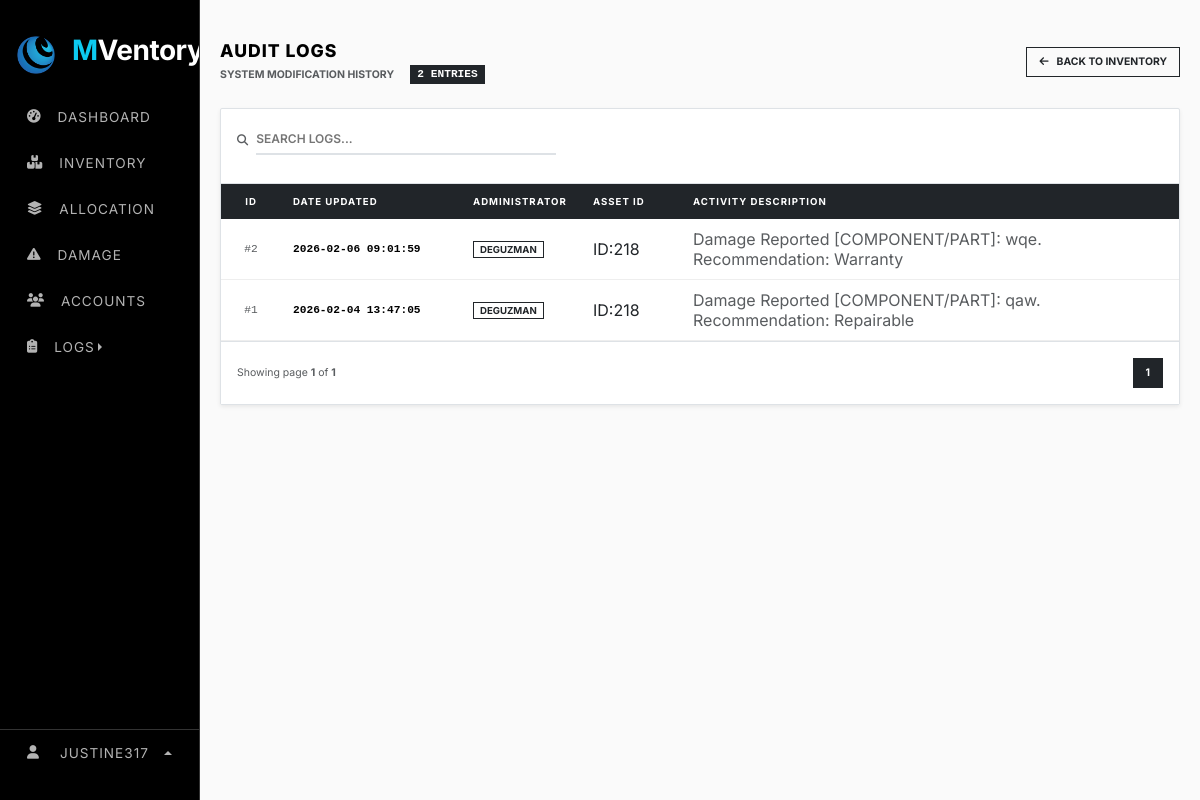
Before: /web_content/update_logs.php (signed in) with the older database file.
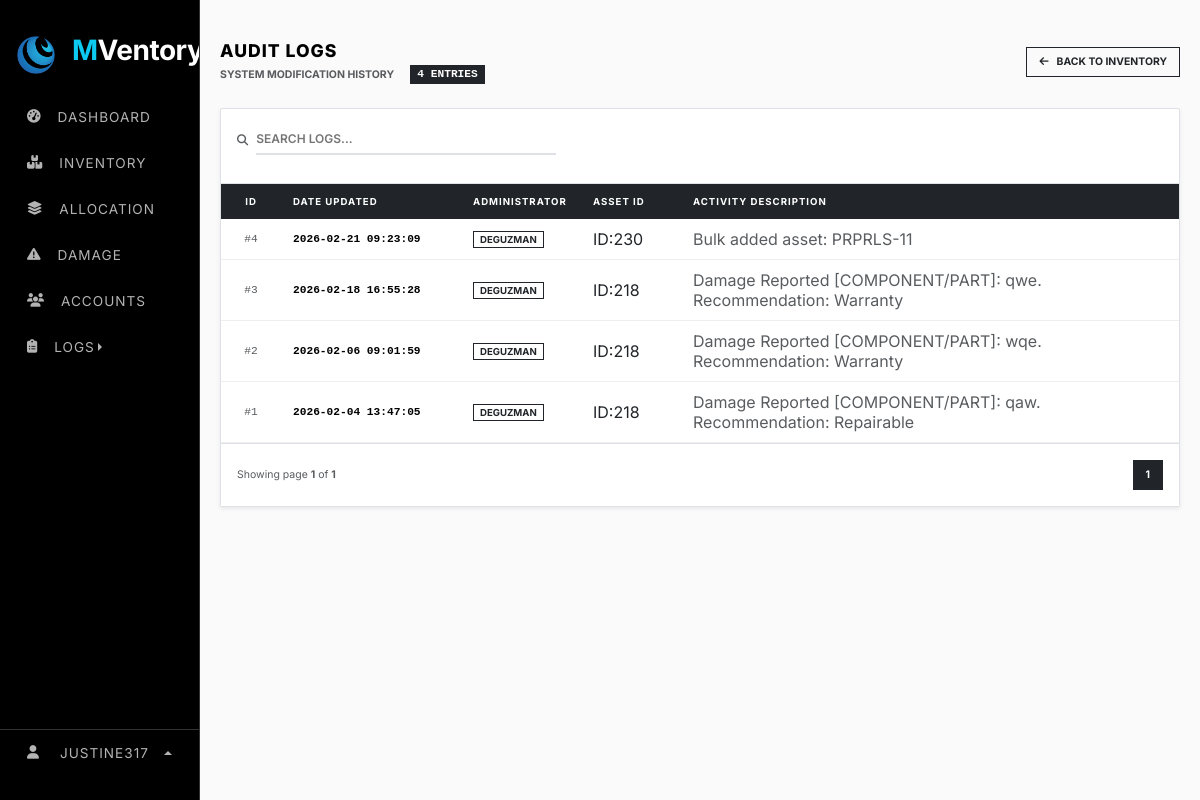
After: the same page with the newer database file.
### tables this page shows
CREATE TABLE `edit_log` (
  `id` int(11) NOT NULL AUTO_INCREMENT,
  `asset_id` int(11) NOT NULL,
  `admin_username` varchar(255) DEFAULT NULL,
  `change_details` text DEFAULT NULL,
  `date_updated` datetime DEFAULT NULL,
  PRIMARY KEY (`id`),
  KEY `asset_id` (`asset_id`),
  CONSTRAINT `edit_log_ibfk_1` FOREIGN KEY (`asset_id`) REFERENCES `assets` (`id`) ON DELETE CASCADE
);

### web_content/update_logs.php (the view, shortened to what the changed rows need)
<?php
    include "../render/connection.php";
    include "../src/cdn/cdn_links.php";
    $search = (isset($_GET['search'])) ? mysqli_real_escape_string($conn, (string)$_GET['search']) : '';
    $where_sql = "1=1";
    $limit = 15;
    $count_query = "SELECT COUNT(*) as total FROM edit_log WHERE $where_sql";
    $total_res = mysqli_query($conn, $count_query);
    $total_rows = mysqli_fetch_assoc($total_res)['total'] ?? 0;
    $total_pages = max(1, ceil($total_rows / $limit));
    $page = isset($_GET['page']) ? max(1, (int)$_GET['page']) : 1;
    $start = ($page - 1) * $limit;
    $log_query = "SELECT * FROM edit_log WHERE $where_sql ORDER BY date_updated DESC LIMIT $start, $limit";
    $result_logs = mysqli_query($conn, $log_query);
?>
<!doctype html>
<html lang="en">
    <head>
        <link rel="stylesheet" href="../src/style/main_style.css">
        <link rel="stylesheet" href="../src/style/update_logs_style.css">
    </head>
    <body>
        <div class="row g-0">
            <div class="col-lg-2"><?php include "../nav/sidebar_nav.php"; ?></div>
            <div class="col">
                <div class="log-container">
                    <div class="d-flex justify-content-between align-items-center mb-4">
                        <div>
                            <div class="d-flex align-items-center gap-3">
                                <span class="text-muted small text-uppercase fw-bold">System Modification History</span>
                                <span class="badge bg-dark rounded-0 mono-text"><?= $total_rows ?> ENTRIES</span>
                            </div>
                        </div>
                    </div>
                    <div class="compact-card shadow-sm">
                        <div class="table-responsive">
                            <table class="table table-compact mb-0">
                                <thead>
                                    <tr>
                                        <th width="60" class="text-center">ID</th>
                                        <th width="180">Date Updated</th>
                                        <th width="120">Administrator</th>
                                        <th width="100">Asset ID</th>
                                        <th>Activity Description</th>
                                    </tr>
                                </thead>
                                <tbody>
                                    <?php if(mysqli_num_rows($result_logs) > 0): ?>
                                        <?php while($row = mysqli_fetch_assoc($result_logs)): ?>
                                        <tr class="log-row">
                                            <td class="text-center text-muted mono-text">#<?= $row['id'] ?></td>
                                            <td class="mono-text fw-bold"><?= $row['date_updated'] ?></td>
                                            <td><span class="badge-admin"><?= strtoupper(htmlspecialchars($row['admin_username'])) ?></span></td>
                                            <td class="fw-800 text-dark">ID:<?= $row['asset_id'] ?></td>
                                            <td class="text-muted"><?= htmlspecialchars($row['change_details']) ?></td>
                                        </tr>
                                        <?php endwhile; ?>
                                    <?php else: ?>
                                        <tr><td colspan="5" class="text-center py-5 text-muted uppercase fw-bold">No Records Found</td></tr>
                                    <?php endif; ?>
                                </tbody>
                            </table>
                        </div>
                        <div class="p-3 bg-white border-top d-flex justify-content-between align-items-center">
                            <div class="d-flex gap-1">
                                <?php
                                    $start_loop = max(1, $page - 2);
                                    $end_loop = min($total_pages, $page + 2);
                                    for($i=$start_loop; $i<=$end_loop; $i++):
                                ?>
                                    <a href="?page=<?= $i ?>&search=<?= $search ?>" class="<?= ($page == $i) ? 'btn-mono-dark' : 'btn-mono-outline' ?>">
                                        <?= $i ?>
                                    </a>
                                <?php endfor; ?>
                            </div>
                        </div>
                    </div>
                </div>
            </div>
        </div>
    </body>
</html>

Changed rows visible on the page:
added edit_log: id "4", date_updated "2026-02-21 09:23:09", admin_username "DEGUZMAN", asset "230", change_details "Bulk added asset: PRPRLS-11"
added edit_log: id "3", date_updated "2026-02-18 16:55:28", admin_username "DEGUZMAN", asset "218", change_details "Damage Reported [COMPONENT/PART]: qwe. Recommendation: Warranty"
Other visible differences:
$total_rows: "2" → "4"
